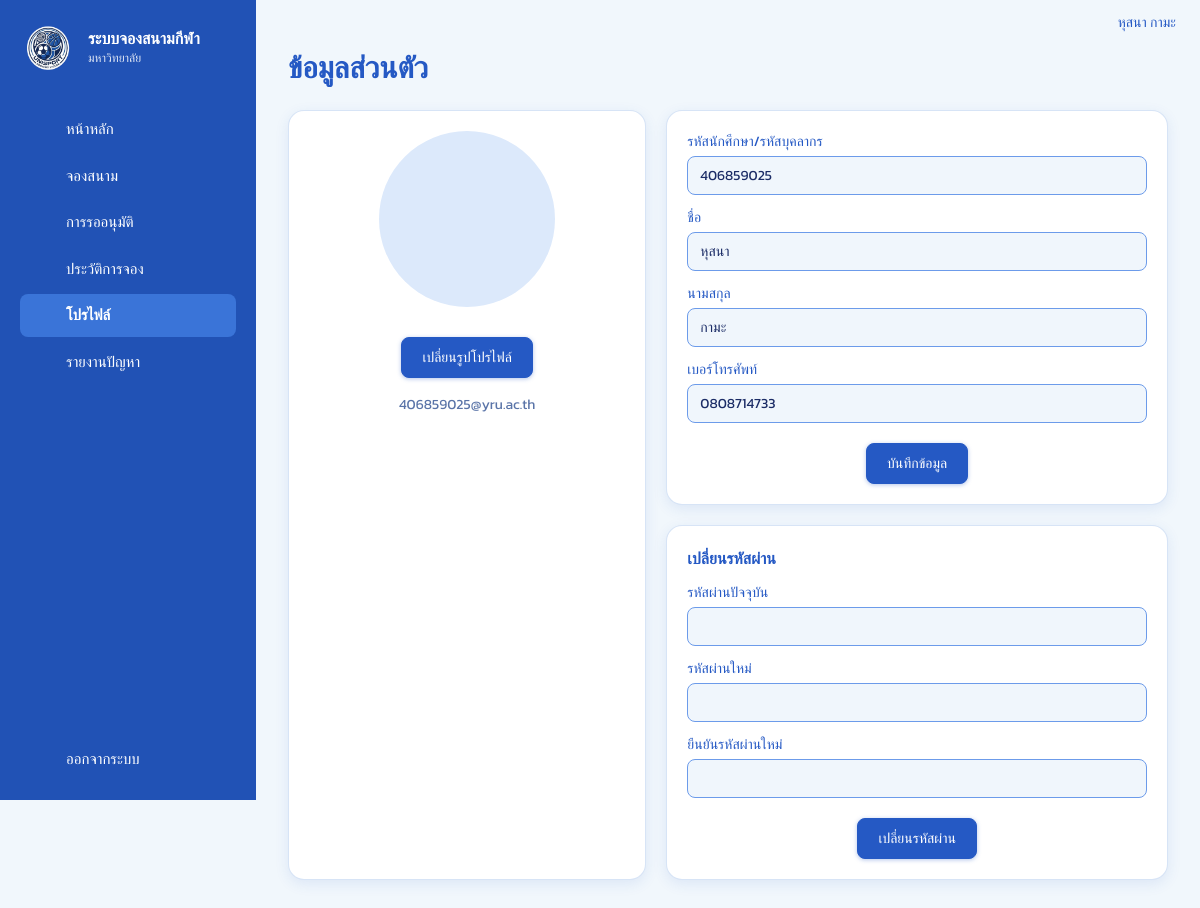
The page /unisport/profile.php (signed in) on the database its author committed.
### tables this page shows
CREATE TABLE `users` (
  `id` int(10) UNSIGNED NOT NULL,
  `member_code` varchar(30) DEFAULT NULL,
  `first_name` varchar(60) NOT NULL,
  `last_name` varchar(60) NOT NULL DEFAULT '',
  `email` varchar(255) NOT NULL,
  `username` varchar(30) DEFAULT NULL,
  `phone` varchar(20) DEFAULT NULL,
  `avatar_url` varchar(500) DEFAULT NULL,
  `password_hash` varchar(255) NOT NULL,
  `role` enum('user','admin') NOT NULL DEFAULT 'user',
  `created_at` timestamp NOT NULL DEFAULT current_timestamp()
);

### unisport/includes/bootstrap.php (called while the page is built, shortened)
<?php
function url(string $path = ''): string
{
    return BASE_URL . '/' . ltrim($path, '/');
}
function h(mixed $s): string
{
    return htmlspecialchars((string)($s ?? ''), ENT_QUOTES | ENT_SUBSTITUTE, 'UTF-8');
}
function db(): PDO
{
    static $pdo = null;
    $dsn = sprintf('mysql:host=%s;port=%d;dbname=%s;charset=utf8mb4', DB_HOST, DB_PORT, DB_NAME);
    try {
        $pdo = new PDO($dsn, DB_USER, DB_PASS, [
            PDO::ATTR_ERRMODE            => PDO::ERRMODE_EXCEPTION,
            PDO::ATTR_DEFAULT_FETCH_MODE => PDO::FETCH_ASSOC,
            PDO::ATTR_EMULATE_PREPARES   => false,
            PDO::MYSQL_ATTR_INIT_COMMAND => "SET NAMES utf8mb4, time_zone = '+07:00'",
        ]);
    } catch (PDOException $e) {
        error_log('DB connect failed: ' . $e->getMessage());
        $unknownDb = (int)$e->getCode() === 1049;
        $msg  = '<p>เชื่อมต่อฐานข้อมูลไม่สำเร็จ</p><ol>';
        $msg .= '<li>เปิด <b>XAMPP Control Panel</b> แล้วกด <b>Start</b> ที่ <b>MySQL</b></li>';
        $msg .= $unknownDb
            ? '<li>ยังไม่มีฐานข้อมูล <code>' . h(DB_NAME) . '</code> — เปิด <a href="' . h(url('install.php')) . '">install.php</a> หรือ import ไฟล์ <code>database.sql</code> ใน phpMyAdmin</li>'
            : '<li>ตรวจค่า <code>DB_HOST / DB_PORT / DB_USER / DB_PASS</code> ในไฟล์ <code>includes/config.php</code></li>';
        $msg .= '</ol>' . (APP_DEBUG ? '<p><code>' . h($e->getMessage()) . '</code></p>' : '');
        fatal_page('เชื่อมต่อฐานข้อมูลไม่ได้', $msg);
    }
    return $pdo;
}
function q(string $sql, array $params = []): PDOStatement
{
    $st = db()->prepare($sql);
    $st->execute($params);
    return $st;
}
function fetch_one(string $sql, array $params = []): ?array { $r = q($sql, $params)->fetch(); return $r === false ? null : $r; }
function current_user(bool $refresh = false): ?array
{
    static $cache = false;
    if ($cache !== false) {
        return $cache;
    }
    $id = (int)($_SESSION['uid'] ?? 0);
    $cache = $id ? fetch_one('SELECT * FROM users WHERE id = ?', [$id]) : null;
    return $cache;
}
function user_name(?array $u): string
{
    return $u ? trim($u['first_name'] . ' ' . $u['last_name']) : '';
}
function require_login(): array
{
    $u = current_user();
    return $u;
}

### unisport/profile.php (the view, shortened to what this page needs)
<?php
require __DIR__ . '/includes/bootstrap.php';
require __DIR__ . '/includes/layout.php';
$user = require_login();
shell_start('ข้อมูลส่วนตัว', 'profile');
page_title('ข้อมูลส่วนตัว');
?>
<div class="profile-grid">
  <div class="card pad" style="display:flex;flex-direction:column;align-items:center">
    <div class="avatar-lg">
    </div>
    <form method="post" enctype="multipart/form-data" style="margin-top:20px;text-align:center">
      <label class="btn avatar-upload-trigger" for="avatarFile">เปลี่ยนรูปโปรไฟล์</label>
    </form>
    <p class="muted" style="font-size:14px;margin-top:12px"><?= h($user['email']) ?></p>
  </div>
  <div class="stack">
    <form method="post" class="card pad">
      <label style="margin-top:0">รหัสนักศึกษา/รหัสบุคลากร</label><input name="member_code" maxlength="30" value="<?= h($user['member_code']) ?>">
      <label>ชื่อ</label><input name="first_name" maxlength="60" required value="<?= h($user['first_name']) ?>">
      <label>นามสกุล</label><input name="last_name" maxlength="60" value="<?= h($user['last_name']) ?>">
      <label>เบอร์โทรศัพท์</label><input name="phone" maxlength="15" value="<?= h($user['phone']) ?>">
      <div class="center" style="margin-top:20px"><button class="btn" type="submit">บันทึกข้อมูล</button></div>
    </form>
    <form method="post" class="card pad">
      <h3 class="h-sec" style="font-size:16px">เปลี่ยนรหัสผ่าน</h3>
      <label style="margin-top:0">รหัสผ่านปัจจุบัน</label><input type="password" name="old_password" required autocomplete="current-password">
      <label>รหัสผ่านใหม่</label><input type="password" name="new_password" minlength="6" required autocomplete="new-password">
      <label>ยืนยันรหัสผ่านใหม่</label><input type="password" name="confirm_password" minlength="6" required autocomplete="new-password">
      <div class="center" style="margin-top:20px"><button class="btn" type="submit">เปลี่ยนรหัสผ่าน</button></div>
    </form>
  </div>
</div>
<?php shell_end();

### unisport/includes/layout.php (shortened to what this page needs)
<?php
function asset(string $p): string
{
    $file = ROOT_DIR . '/assets/' . ltrim($p, '/');
    return url('assets/' . ltrim($p, '/')) . (is_file($file) ? '?v=' . filemtime($file) : '');
}
function page_head(string $title, string $bodyClass = ''): void
{
    ?>
<!doctype html>
<html lang="th">
<head>
<link rel="stylesheet" href="<?= h(asset('css/style.css')) ?>">
</head>
<body class="<?= h($bodyClass) ?>">
<?php
}
function page_foot(): void
{
    ?>
</body>
</html>
<?php
}
function brand(string $title = APP_NAME, string $sub = 'มหาวิทยาลัย'): string
{
  return '<div class="brand"><img class="brand-logo" src="' . h(asset('logo.png')) . '" alt="โลโก้"><div class="brand-text"><div class="brand-title">'
        . h($title) . '</div><div class="brand-sub">' . h($sub) . '</div></div></div>';
}
function nav_icon(string $name): string
{
  return '<svg class="side-icon" aria-hidden="true" viewBox="0 0 24 24">' . ($paths[$name] ?? '') . '</svg>';
}
function member_nav(): array
{
    return [
    'dashboard' => ['dashboard.php', 'home', 'หน้าหลัก'],
    'book'      => ['book.php', 'calendar', 'จองสนาม'],
    'bookings'  => ['bookings.php', 'checklist', 'การรออนุมัติ'],
    'history'   => ['history.php', 'history', 'ประวัติการจอง'],
    'profile'   => ['profile.php', 'user', 'โปรไฟล์'],
    'report'    => ['report.php', 'alert', 'รายงานปัญหา'],
    ];
}
function shell_start(string $title, string $active, bool $admin = false): void
{
    $u   = current_user();
    $nav = $admin ? admin_nav() : member_nav();
    page_head($title);
    ?>
<div class="shell">
  <aside class="sidebar" id="sidebar">
    <?= brand($admin ? 'ผู้ดูแลระบบ' : APP_NAME, $admin ? APP_NAME : 'มหาวิทยาลัย') ?>
    <nav class="side-nav">
      <?php foreach ($nav as $key => [$href, $icon, $label]): ?>
        <a href="<?= h(url($href)) ?>" class="side-link pressable <?= $key === $active ? 'active' : '' ?>"><span class="ico"><?= nav_icon($icon) ?></span> <?= h($label) ?></a>
      <?php endforeach; ?>
    </nav>
    <div class="side-bottom">
      <form method="post" action="<?= h(url('logout.php')) ?>">
        <button class="side-link side-btn" type="submit"><span class="ico"><?= nav_icon('logout') ?></span> ออกจากระบบ</button>
      </form>
    </div>
  </aside>
  <main class="main">
    <header class="topbar">
      <div class="topbar-user">
        <?= h(user_name($u) ?: ($u['email'] ?? '')) ?>
      </div>
    </header>
    <div class="content">
<?php
}
function shell_end(): void
{
    echo "    </div>\n  </main>\n</div>\n";
    page_foot();
}
function page_title(string $title, string $sub = '', string $actionHtml = ''): void
{
    echo '<div class="page-title"><div><h1>' . h($title) . '</h1>'
        . ($sub !== '' ? '<p class="muted">' . $sub . '</p>' : '')
        . '</div>' . $actionHtml . '</div>';
}

### unisport/assets/css/style.css (style rules this page uses)
:root { --bg: #f1f7fc; --fg: #1b2c66; --card: #fff; --primary: #2559c4; --primary-fg: #fff; --secondary: #e4eefa; --accent: #dce9fb; --muted: #5a74a8; --border: #bcd3f0; --input: #6c9bea; --ring: #3d7be0; --sidebar: #2152b5; --sidebar-accent: #3a74d8; --success: #1f8a57; --success-soft: #e1f5ea; --warning: #b27d0c; --warning-soft: #fcf1d4; --danger: #dc2626; --danger-soft: #fde8e6; --hero-overlay: rgba(23, 53, 138, .78); --radius: 12px; }
*, *::before, *::after { box-sizing: border-box; }
html { -webkit-text-size-adjust: 100%; }
body { margin: 0; background: var(--bg); color: var(--fg); font-family: "Kanit", "Leelawadee UI", Tahoma, system-ui, sans-serif; line-height: 1.5; }
a { color: var(--primary); text-decoration: none; }
img { max-width: 100%; }
h1, h2, h3 { margin: 0; }
.muted { color: var(--muted); }
.center { text-align: center; }
.btn, .btn-outline { display: inline-flex; align-items: center; justify-content: center; gap: 8px; border-radius: 8px; padding: 9px 20px; font: inherit; font-size: 14px; font-weight: 500; cursor: pointer; text-decoration: none !important; border: 1px solid var(--primary); }
.btn { background: var(--primary); color: var(--primary-fg); box-shadow: 0 1px 4px rgba(37, 89, 196, .35); }
label { display: block; font-size: 14px; color: var(--primary); margin: 12px 0 4px; }
input, select, textarea { width: 100%; font: inherit; font-size: 14px; color: var(--fg); border: 1px solid var(--input); border-radius: 8px; background: rgba(228, 238, 250, .55); padding: 8px 12px; outline: none; }
.avatar-upload-trigger { display: inline-flex; margin-top: 10px; }
.card { background: var(--card); border: 1px solid rgba(188, 211, 240, .6); border-radius: 16px; box-shadow: 0 4px 14px rgba(37, 89, 196, .1); }
.pad { padding: 20px; }
.pressable { transition: transform .15s ease, box-shadow .15s ease, background-color .15s ease; }
a.pressable, a.card { color: inherit; text-decoration: none; }
.shell { min-height: 100vh; display: flex; }
.sidebar { width: 256px; flex: none; background: var(--sidebar); color: #fff; padding: 20px; display: flex; flex-direction: column; position: sticky; top: 0; height: 100vh; overflow-y: auto; z-index: 40; }
.side-nav { margin-top: 32px; display: flex; flex-direction: column; gap: 4px; }
.side-link { display: flex; align-items: center; gap: 12px; padding: 10px 12px; border-radius: 8px; color: #fff; font-size: 15px; text-decoration: none !important; background: none; border: 0; font-family: inherit; cursor: pointer; width: 100%; text-align: left; }
.side-link.active { background: var(--sidebar-accent); font-weight: 600; }
.ico { display: inline-flex; align-items: center; justify-content: center; width: 22px; flex: none; line-height: 0; }
.side-icon { display: block; width: 22px; height: 22px; fill: none; stroke: currentColor; stroke-width: 2; stroke-linecap: round; stroke-linejoin: round; }
.side-bottom { margin-top: auto; display: flex; flex-direction: column; gap: 4px; padding-top: 16px; }
.main { flex: 1; min-width: 0; }
.topbar { display: flex; align-items: center; justify-content: space-between; padding: 12px 24px; }
.topbar-user { margin-left: auto; display: flex; align-items: center; gap: 8px; font-size: 14px; color: var(--primary); }
.content { padding: 0 32px 40px; }
.page-title { display: flex; flex-wrap: wrap; align-items: flex-end; justify-content: space-between; gap: 12px; margin-bottom: 20px; }
.page-title h1 { font-size: 30px; font-weight: 700; color: var(--primary); }
.brand { display: flex; align-items: center; gap: 12px; }
.brand-logo { width: 56px; height: 56px; border-radius: 50%; object-fit: cover; flex: none; }
.brand-title { font-weight: 600; line-height: 1.2; }
.brand-sub { font-size: 12px; opacity: .85; }
.stack > * + * { margin-top: 20px; }
.h-sec { font-size: 18px; font-weight: 700; color: var(--primary); margin-bottom: 12px; }
.profile-grid { display: grid; grid-template-columns: 1fr 1.4fr; gap: 20px; }
.avatar-lg { width: 176px; height: 176px; border-radius: 50%; object-fit: cover; background: var(--accent); display: grid; place-items: center; font-size: 90px; color: var(--primary); overflow: hidden; }

### rows shown on the page
users: user_name($u) ?: ($u['email'] ?? '') "หุสนา กามะ", email "406859025@yru.ac.th", member_code "406859025", first_name "หุสนา", last_name "กามะ", phone "0808714733"

### other values the page prints
$title "ระบบจองสนามกีฬา"
$sub "มหาวิทยาลัย"
$label "หน้าหลัก"
$label "จองสนาม"
$label "การรออนุมัติ"
$label "ประวัติการจอง"
$label "โปรไฟล์"
$label "รายงานปัญหา"
$title "ข้อมูลส่วนตัว"
